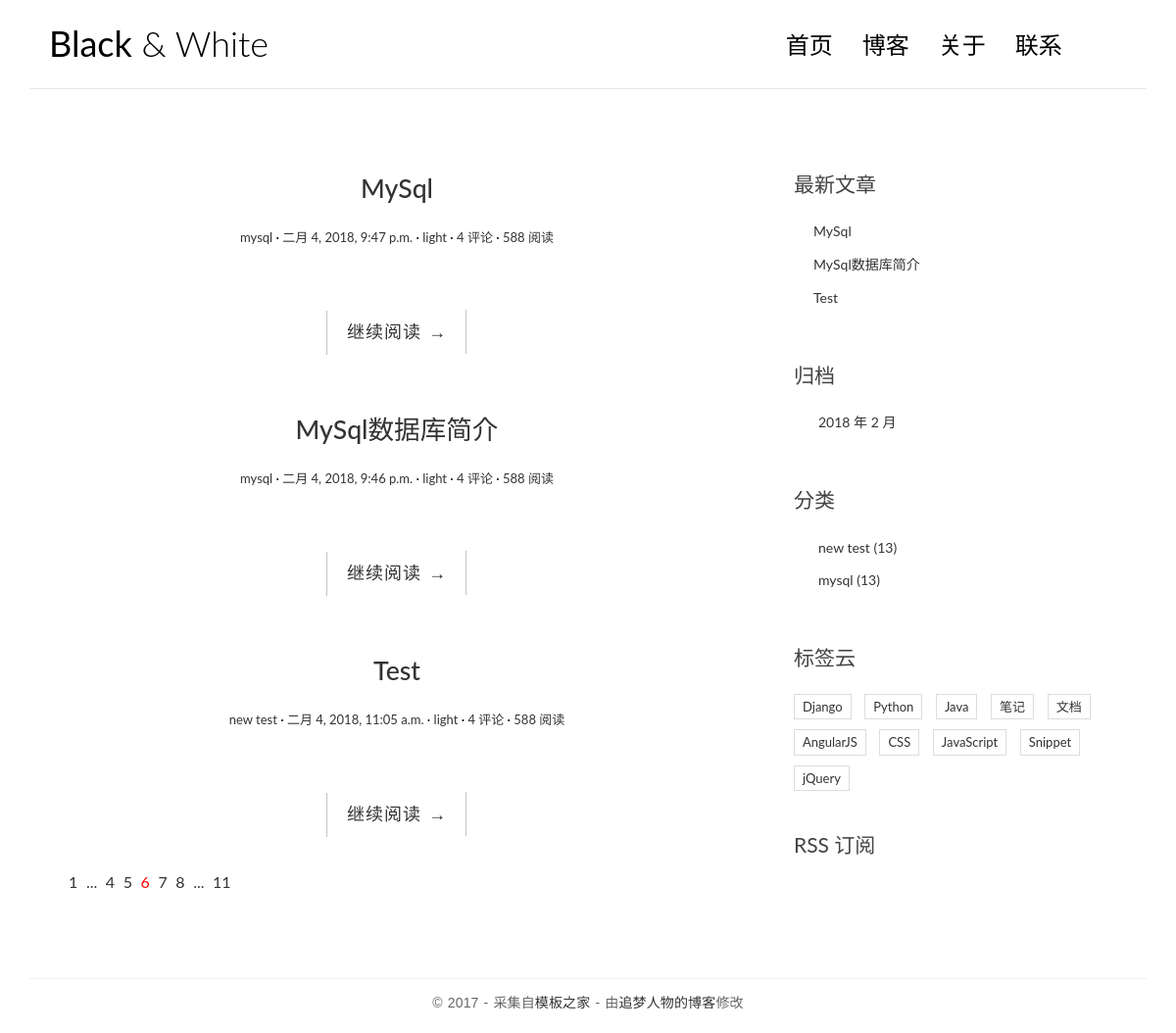
The app's page /, older data.
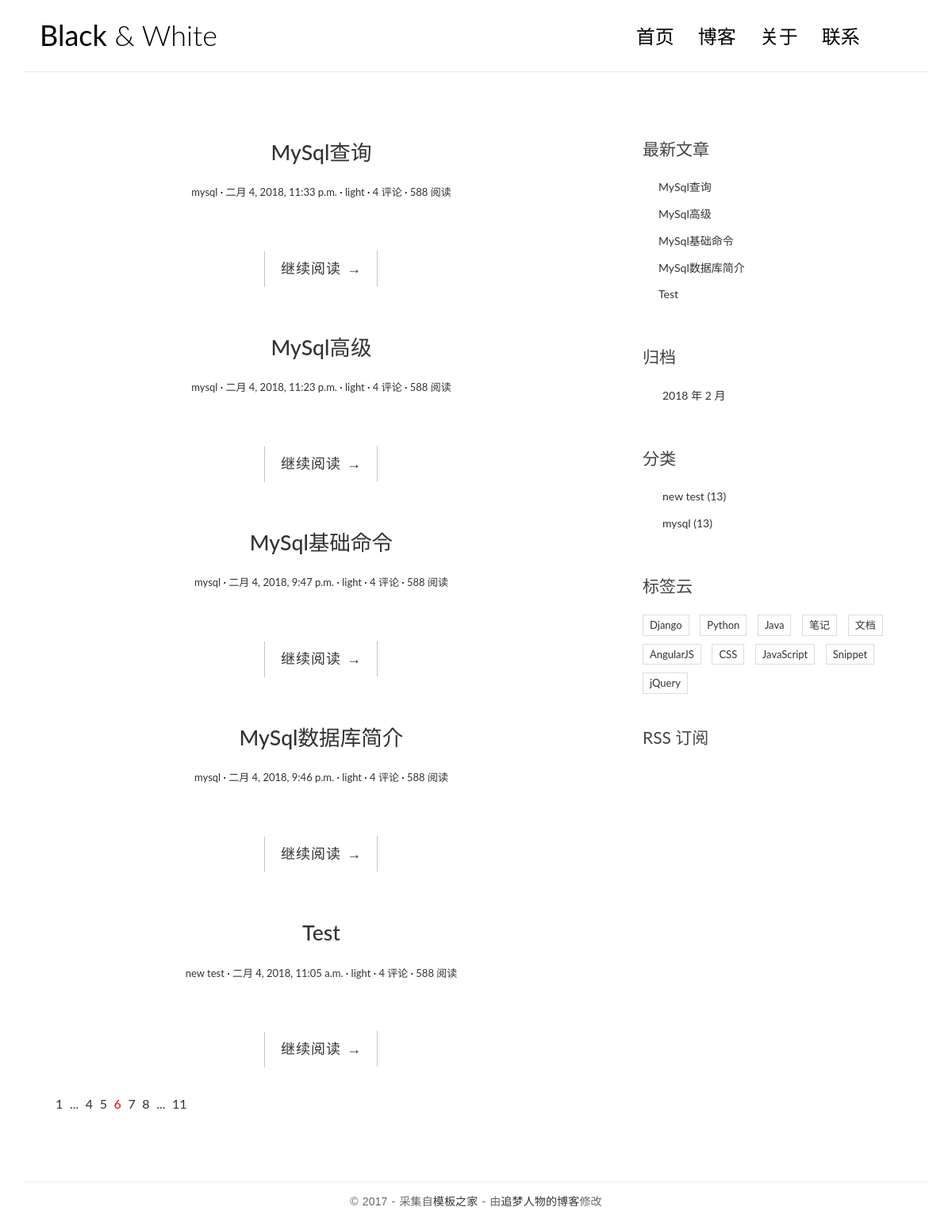
The same page, newer data.
### blog/models.py (models this page shows, shortened)
class Post(models.Model):
	title = models.CharField(max_length=100)
	body = models.TextField()
	created_time = models.DateTimeField()
	modified_time = models.DateTimeField()
	excerpt = models.CharField(max_length=200,blank=True)
	author = models.ForeignKey(User)
	category = models.ForeignKey(Category)
	tags = models.ManyToManyField(Tag,blank=True)
	def get_absolute_url(self):
		return reverse('blog:detail', kwargs={'pk':self.pk})

class Category(models.Model):
	name = models.CharField(max_length=100)

### blog/views.py (the view)
# urls.py: url(r'^$',views.index,name='index'),
def index(request):
	post_list = Post.objects.all().order_by('-created_time')
	return render(request,'blog/index.html',context={'post_list':post_list})

### blog/templatetags/blog_tags.py (called while the page is built)
@register.simple_tag
def get_recent_posts(num=5):
	return Post.objects.all().order_by('-created_time')[:num]

@register.simple_tag
def archives():
	return Post.objects.dates('created_time', 'month', order='DESC')

@register.simple_tag
def get_categories():
	return Category.objects.all()

### templates/blog/index.html (shortened to what this page needs)
{% extends 'base.html' %}
{% block main %}
{% for post in post_list %}
<article class="post post-1">
    <header class="entry-header">
        <h1 class="entry-title">
            <a href="{{ post.get_absolute_url }}">{{ post.title }}</a>
        </h1>
        <div class="entry-meta">
            <span class="post-category"><a href="#">{{ post.category.name }}</a></span>
            <span class="post-date"><a href="#"><time class="entry-date"
              datetime="{{ post.created_time }}">{{ post.created_time}}</time></a></span>
              <span class="post-author"><a href="#">{{ post.author }}</a></span>
              <span class="comments-link"><a href="#">4 评论</a></span>
              <span class="views-count"><a href="#">588 阅读</a></span>
          </div>
      </header>
      <div class="entry-content clearfix">
        <div class="read-more cl-effect-14">
            <a href="{{ post.get_absolute_url }}" class="more-link">继续阅读 <span class="meta-nav">→</span></a>
        </div>
    </div>
</article>
{% empty %}
<div class='no-post'>暂无数据</div>
{% endfor %}
            <div class="pagination">
                <ul>
                    <li><a href="">1</a></li>
                    <li><a href="">...</a></li>
                    <li><a href="">4</a></li>
                    <li><a href="">5</a></li>
                    <li class="current"><a href="">6</a></li>
                    <li><a href="">7</a></li>
                    <li><a href="">8</a></li>
                    <li><a href="">...</a></li>
                    <li><a href="">11</a></li>
                </ul>
            </div>
            {% endblock main %}

### templates/base.html (shortened to what this page needs)
{% load staticfiles %}
{% load blog_tags %}
<!DOCTYPE html>
<html>
<head>
    <link rel="stylesheet" href="http://code.ionicframework.com/ionicons/2.0.1/css/ionicons.min.css">
    <link rel="stylesheet" href="{% static 'blog/css/bootstrap.min.css' %}">
    <link rel="stylesheet" href="{% static 'blog/css/pace.css' %}">
    <link rel="stylesheet" href="{% static 'blog/css/custom.css' %}">
    <link rel="stylesheet" href="{% static 'blog/css/highlights/github.css' %}">
</head>
<body>
<div class="container">
    <header id="site-header">
        <div class="row">
            <div class="col-md-4 col-sm-5 col-xs-8">
                <div class="logo">
                    <h1><a href="index.html"><b>Black</b> &amp; White</a></h1>
                </div>
            </div>
            <div class="col-md-8 col-sm-7 col-xs-4">
                <nav class="main-nav" role="navigation">
                    <div class="collapse navbar-collapse" id="bs-example-navbar-collapse-1">
                        <ul class="nav navbar-nav navbar-right">
                            <li class="cl-effect-11"><a href="index.html" data-hover="首页">首页</a></li>
                            <li class="cl-effect-11"><a href="full-width.html" data-hover="博客">博客</a></li>
                            <li class="cl-effect-11"><a href="about.html" data-hover="关于">关于</a></li>
                            <li class="cl-effect-11"><a href="contact.html" data-hover="联系">联系</a></li>
                        </ul>
                    </div>
                </nav>
            </div>
        </div>
    </header>
</div>
<div class="content-body">
    <div class="container">
        <div class="row">
            <main class='col-md-8'>
                {% block main %}
                {% endblock main %}
            </main>
            <aside class="col-md-4">
                <div class="widget widget-recent-posts">
                    <h3 class="widget-title">最新文章</h3>
                    {% get_recent_posts as recent_post_list %}
                    <ul>
                        {% for post in recent_post_list %}
                        <li>
                            <a href="{{ post.get_absolute_url }}">{{ post.title }}</a>
                        </li>
                        {% empty %}
                        暂无数据！
                        {% endfor %}
                    </ul>
                </div>
                <div class="widget widget-archives">
                    <h3 class="widget-title">归档</h3>
                    {% archives as date_list %}
                    <ul>
                        {% for date in date_list %}
                        <li>
                            <a href="{% url 'blog:archives' date.year date.month %}">{{ date.year }} 年 {{ date.month }} 月</a>
                        </li>
                        {% empty %}
                        暂无归档！
                        {% endfor %}
                    </ul>
                </div>
                <div class="widget widget-category">
                    <h3 class="widget-title">分类</h3>
                    {% get_categories as category_list %}
                    <ul>
                        {% for category in category_list %}
                        <li>
                            <a href="{% url 'blog:category' category.pk %}">{{ category.name }} <span class="post-count">(13)</span></a>
                        {% empty %}
                        暂无分类！
                        {% endfor %}
                    </ul>
                </div>
                <div class="widget widget-tag-cloud">
                    <h3 class="widget-title">标签云</h3>
                    <ul>
                        <li>
                            <a href="#">Django</a>
                        </li>
                        <li>
                            <a href="#">Python</a>
                        </li>
                        <li>
                            <a href="#">Java</a>
                        </li>
                        <li>
                            <a href="#">笔记</a>
                        </li>
                        <li>
                            <a href="#">文档</a>
                        </li>
                        <li>
                            <a href="#">AngularJS</a>
                        </li>
                        <li>
                            <a href="#">CSS</a>
                        </li>
                        <li>
                            <a href="#">JavaScript</a>
                        </li>
                        <li>
                            <a href="#">Snippet</a>
                        </li>
                        <li>
                            <a href="#">jQuery</a>
                        </li>
                    </ul>
                </div>
                <div class="rss">
                    <a href=""> RSS 订阅</a>
                </div>
            </aside>
        </div>
    </div>
</div>
<footer id="site-footer">
    <div class="container">
        <div class="row">
            <div class="col-md-12">
                <p class="copyright">&copy 2017 - 采集自<a href="http://www.cssmoban.com/"
                                                        target="_blank" title="模板之家">模板之家</a>
                    - 由<a href="http://zmrenwu.com/" title="网页模板" target="_blank">追梦人物的博客</a>修改
                </p>
            </div>
        </div>
    </div>
</footer>
</body>
</html>

### blog/static/blog/css/custom.css (style rules this page uses)
* { outline: none; }
h1, h2, h3, h4, h5, h6 { margin-top: 0; }
b { font-weight: 400; }
a { color: #333; }
body { color: #444; font-family: 'Lato', sans-serif; }
p { font-family: 'Ubuntu', sans-serif; font-weight: 400; word-spacing: 1px; letter-spacing: 0.01em; }
#site-header { background-color: #FFF; padding: 25px 20px; margin-bottom: 40px; border-bottom: 1px solid #e7e7e7; }
.logo h1 a { color: #000; }
.logo h1 { margin: 0; font-family: 'Lato', sans-serif; font-weight: 300; }
.main-nav { margin-top: 11px; max-width: 95%; }
.main-nav a { color: #000000 !important; padding: 0 0 5px 0 !important; margin-right: 30px; font-family: 'Lato', sans-serif; font-weight: 300; font-size: 24px; }
.cl-effect-11 a { padding: 10px 0; color: #0972b4; text-shadow: none; }
.cl-effect-11 a::before { position: absolute; top: 0; left: 0; overflow: hidden; padding: 0 0 5px 0 !important; max-width: 0; border-bottom: 1px solid #000; color: #000; content: attr(data-hover); white-space: nowrap; -webkit-transition: max-width 0.5s; -moz-transition: max-width 0.5s; transition: max-width 0.5s; }
.content-body { padding-bottom: 4em; }
.post { background: #fff; padding: 30px 30px 0; }
.entry-title { text-align: center; font-size: 1.9em; margin-bottom: 20px; line-height: 1.6; padding: 10px 20px 0; }
.entry-meta { text-align: center; color: #DDDDDD; font-size: 13px; margin-bottom: 30px; }
.entry-content { font-size: 18px; line-height: 1.9; font-weight: 300; color: #000; }
.post-category::after, .post-date::after, .post-author::after, .comments-link::after { content: ' ·'; color: #000; }
.read-more { font-family: 'Ubuntu', sans-serif; font-weight: 400; word-spacing: 1px; letter-spacing: 0.01em; text-align: center; margin-top: 20px; }
.cl-effect-14 a { padding: 0 20px; height: 45px; line-height: 45px; position: relative; display: inline-block; margin: 15px 25px; letter-spacing: 1px; font-weight: 400; text-shadow: 0 0 1px rgba(255, 255, 255, 0.3); }
.cl-effect-14 a::before, .cl-effect-14 a::after { position: absolute; width: 45px; height: 1px; background: #C3C3C3; content: ''; -webkit-transition: all 0.3s; -moz-transition: all 0.3s; transition: all 0.3s; pointer-events: none; }
.cl-effect-14 a::before { top: 0; left: 0; -webkit-transform: rotate(90deg); -moz-transform: rotate(90deg); transform: rotate(90deg); -webkit-transform-origin: 0 0; -moz-transform-origin: 0 0; transform-origin: 0 0; }
.cl-effect-14 a::after { right: 0; bottom: 0; -webkit-transform: rotate(90deg); -moz-transform: rotate(90deg); transform: rotate(90deg); -webkit-transform-origin: 100% 0; -moz-transform-origin: 100% 0; transform-origin: 100% 0; }
.widget { background: #fff; padding: 30px 0 0; }
.widget-title { font-size: 1.5em; margin-bottom: 20px; line-height: 1.6; padding: 10px 0 0; font-weight: 400; }
.widget-recent-posts ul { padding: 0; margin: 0; padding-left: 20px; }
.widget-recent-posts ul li { list-style-type: none; position: relative; line-height: 170%; margin-bottom: 10px; }
.widget-recent-posts ul li::before { content: '\f3d3'; font-family: "Ionicons"; position: absolute; left: -17px; top: 3px; font-size: 16px; color: #000; }
.widget-archives ul { padding: 0; margin: 0; padding-left: 25px; }
.widget-archives ul li { list-style-type: none; position: relative; line-height: 170%; margin-bottom: 10px; }
.widget-archives ul li::before { content: '\f3f3'; font-family: "Ionicons"; position: absolute; left: -25px; top: 1px; font-size: 16px; color: #000; }
.widget-category ul { padding: 0; margin: 0; padding-left: 25px; }
.widget-category ul li { list-style-type: none; position: relative; line-height: 170%; margin-bottom: 10px; }
.widget-category ul li::before { content: '\f3fe'; font-family: "Ionicons"; position: absolute; left: -25px; top: 1px; font-size: 18px; color: #000; }
.widget-tag-cloud ul { padding: 0; margin: 0; margin-right: -10px; }
.widget-tag-cloud ul li { list-style-type: none; font-size: 13px; display: inline-block; margin-right: 10px; margin-bottom: 10px; padding: 3px 8px; border: 1px solid #ddd; }
.rss { font-size: 21px; margin-top: 30px; }
.rss a { color: #444; }
#site-footer { padding-top: 10px; padding: 0 0 1.5em 0; }
.copyright { text-align: center; padding-top: 1em; margin: 0; border-top: 1px solid #eee; color: #666; }
.pagination ul { list-style: none; }
.pagination ul li { display: inline-block; font-size: 16px; margin-right: 5px; }
.current a { color: red; }

Row changes from the older to the newer data that the page shows:
added Post: title "MySql查询", category.name "mysql", created_time "二月 4, 2018, 11:33 p.m.", author "light"
added Post: title "MySql高级", category.name "mysql", created_time "二月 4, 2018, 11:23 p.m.", author "light"
changed Post: title "MySql" → "MySql基础命令"
